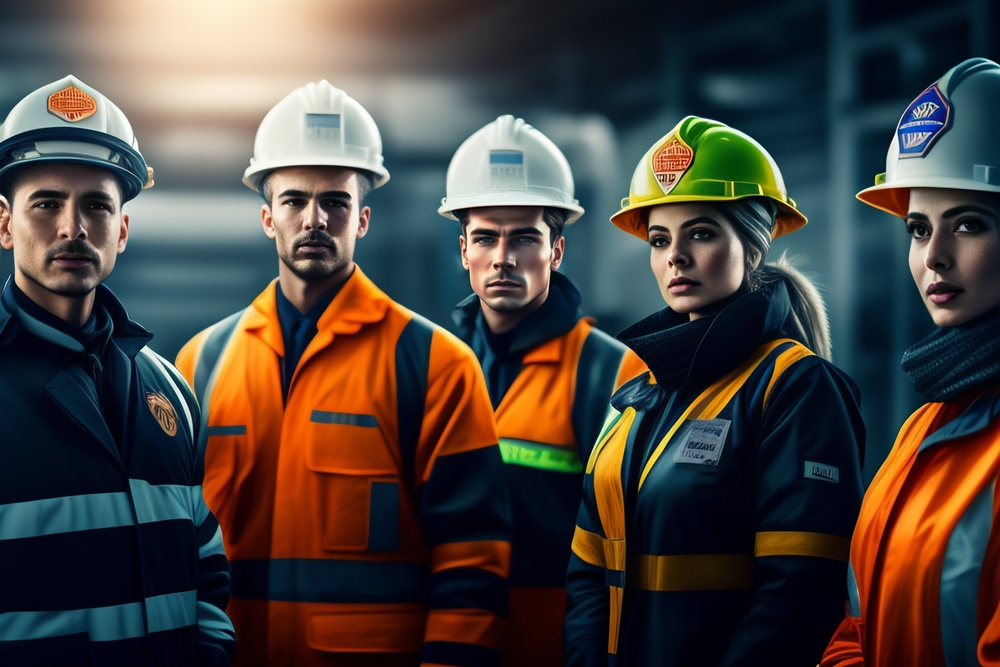
#> input picture public/wallpaper-desktop.jpeg, 1000 x 667 px, shrunk from 3072 x 2048 before the run, given in place of the camera
$ python detect_capture.py
#> lines starting #> are read from the running program, lines starting #| are printed output that depends on the picture; after the words box and inside, x2 and y2 are one past the last pixel; in counts of white or black regions, pixels touching at a corner belong together
import cv2
import numpy as np
import time
import os

# เริ่มการจับภาพจากกล้อง
cap = cv2.VideoCapture(0)

if not cap.isOpened():
    print("Error: Could not open webcam.")
    exit()

# ตัวแปรสำหรับเก็บจำนวนการตรวจพบหน้ากาก
mask_count = 0

# ตัวแปรเพื่อติดตามสถานะการตรวจพบหน้ากากในเฟรมก่อนหน้า
mask_detected_in_previous_frame = False

# ตัวแปรสำหรับเก็บสถานะการใส่หน้ากาก
mask_status = "No Mask Detected"

# กำหนดเวลาสำหรับการบันทึกภาพ
last_capture_time = time.time()

# กำหนด gap time ก่อนจะบันทึกภาพอีกครั้ง (วินาที)
gap_time = 15

# ตรวจสอบและสร้างไดเร็กทอรีสำหรับเก็บรูปภาพ
output_dir = "public/captured_images"
if not os.path.exists(output_dir):
    os.makedirs(output_dir)

while True:
    # อ่านเฟรมจากกล้อง
    ret, frame = cap.read()
#> frame is the input picture: shape (667, 1000, 3); mean B, G, R 62.6, 67.7, 73.8

    if not ret:
        print("Error: Failed to capture image")
        break

    # กำหนดขนาดของเฟรม
    height, width, _ = frame.shape
#> height = 667; width = 1000

    # กำหนดขนาดของช่องการค้นหาที่อยู่กึ่งกลางเฟรม
    box_size = 200
    center_x, center_y = width // 2, height // 2
#> center_x = 500; center_y = 333
    top_left_x = center_x - box_size // 2
#> top_left_x = 400
    top_left_y = center_y - box_size // 2
#> top_left_y = 233
    bottom_right_x = center_x + box_size // 2
#> bottom_right_x = 600
    bottom_right_y = center_y + box_size // 2
#> bottom_right_y = 433

    # ตัดเฉพาะพื้นที่กึ่งกลางสำหรับการตรวจจับหน้ากาก
    roi = frame[top_left_y:bottom_right_y, top_left_x:bottom_right_x]
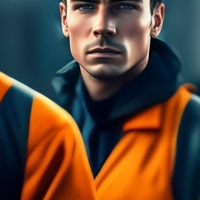
#> roi: shape (200, 200, 3); mean B, G, R 53.6, 69.9, 93.9

    # แปลงภาพเป็นโทนสี HSV
    hsv = cv2.cvtColor(roi, cv2.COLOR_BGR2HSV)
#> hsv: shape (200, 200, 3); mean H, S, V 64.2, 185, 116.2

    # กำหนดช่วงสีของหน้ากาก (สีเขียวในกรณีนี้)
    lower_green = np.array([40, 50, 50])
    upper_green = np.array([80, 255, 255])

    # สร้าง mask ที่ระบุพื้นที่ที่ตรงกับสีที่กำหนด
    mask = cv2.inRange(hsv, lower_green, upper_green)
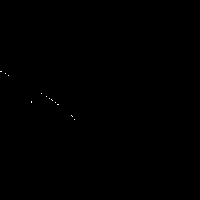
#> mask: shape (200, 200); 0.04% white in thin lines or dots, all inside (x1, y1, x2, y2) = (0, 71, 75, 120)

    # หาพื้นที่ที่เป็นหน้ากากในภาพ
    contours, _ = cv2.findContours(mask, cv2.RETR_TREE, cv2.CHAIN_APPROX_SIMPLE)
#> contours = 12 contours, all with area under 20

    mask_detected = False  # ตั้งค่าว่าหน้ากากยังไม่ถูกตรวจพบในเฟรมนี้

    for contour in contours:
        area = cv2.contourArea(contour)
        if area > 500:  # ตรวจสอบว่าพื้นที่ใหญ่พอสมควรที่จะเป็นหน้ากาก
            x, y, w, h = cv2.boundingRect(contour)
            cv2.rectangle(roi, (x, y), (x + w, y + h), (0, 255, 0), 2)
            cv2.putText(roi, "Mask Detected", (x, y - 10), cv2.FONT_HERSHEY_SIMPLEX, 0.45, (0, 255, 0), 2)

            mask_detected = True  # ตรวจพบหน้ากากในเฟรมนี้
#> this loop made 12 passes
#> contour on passes 1 to 12: [[74, 119]], [[71, 115], [72, 116]], [[57, 104], [58, 104]], [[55, 102]], [[31, 101], [31, 102]], [[51, 99], [52, 100]], [[49, 98]], [[46, 96]], [[41, 93]], [[8, 75]], [[5, 73]], [[0, 71], [1, 71]]

    # ถ้าตรวจพบหน้ากากในเฟรมนี้แต่ไม่ใช่ในเฟรมก่อนหน้า ให้เพิ่มตัวนับ
    if mask_detected and not mask_detected_in_previous_frame:
        mask_count += 1
        mask_status = "OK"
    elif mask_detected:
        mask_status = "OK"
    else:
        mask_status = "No Mask Detected"

    # ตรวจสอบเวลาและบันทึกรูปภาพทุกๆ 15 วินาที
    current_time = time.time()
    if current_time - last_capture_time >= gap_time:
        # เพิ่มข้อความลงในเฟรมก่อนบันทึกรูปภาพ
        timestamp = time.strftime("%Y-%m-%d %H:%M:%S")
        cv2.putText(frame, f"Mask Count: {mask_count}", (10, 30), cv2.FONT_HERSHEY_SIMPLEX, 1, (255, 255, 255), 2)
        cv2.putText(frame, f"Status: {mask_status}", (10, 90), cv2.FONT_HERSHEY_SIMPLEX, 1, (255, 255, 255), 2)
        cv2.putText(frame, timestamp, (10, height - 10), cv2.FONT_HERSHEY_SIMPLEX, 0.7, (255, 255, 255), 2)

        # บันทึกภาพ
        image_filename = os.path.join(output_dir, f"capture_{int(current_time)}.jpg")
        cv2.imwrite(image_filename, frame)
        print(f"Captured image: {image_filename}")
        last_capture_time = current_time

    # อัพเดทสถานะการตรวจพบหน้ากากสำหรับเฟรมถัดไป
    mask_detected_in_previous_frame = mask_detected

    # แสดงกรอบกึ่งกลางในเฟรมทั้งหมด และเปลี่ยนสีตามการตรวจจับหน้ากาก
    cv2.rectangle(frame, (top_left_x, top_left_y), (bottom_right_x, bottom_right_y), (0, 255, 0) if mask_detected else (255, 0, 0), 2)

    # แสดงจำนวนการนับหน้ากากที่ตรวจพบและสถานะปัจจุบัน
    cv2.putText(frame, f"Mask Count: {mask_count}", (10, 30), cv2.FONT_HERSHEY_SIMPLEX, 1, (255, 255, 255), 2)
    cv2.putText(frame, f"Status: {mask_status}", (10, 90), cv2.FONT_HERSHEY_SIMPLEX, 1, (255, 255, 255), 2)
    # cv2.putText(frame, f"Captured image: {image_filename}", (10, 120), cv2.FONT_HERSHEY_SIMPLEX, 0.7, (255, 255, 255), 2)

    # เพิ่ม timestamp ลงในเฟรม
    timestamp = time.strftime("%Y-%m-%d %H:%M:%S")
    cv2.putText(frame, timestamp, (10, height - 10), cv2.FONT_HERSHEY_SIMPLEX, 0.7, (255, 255, 255), 2)
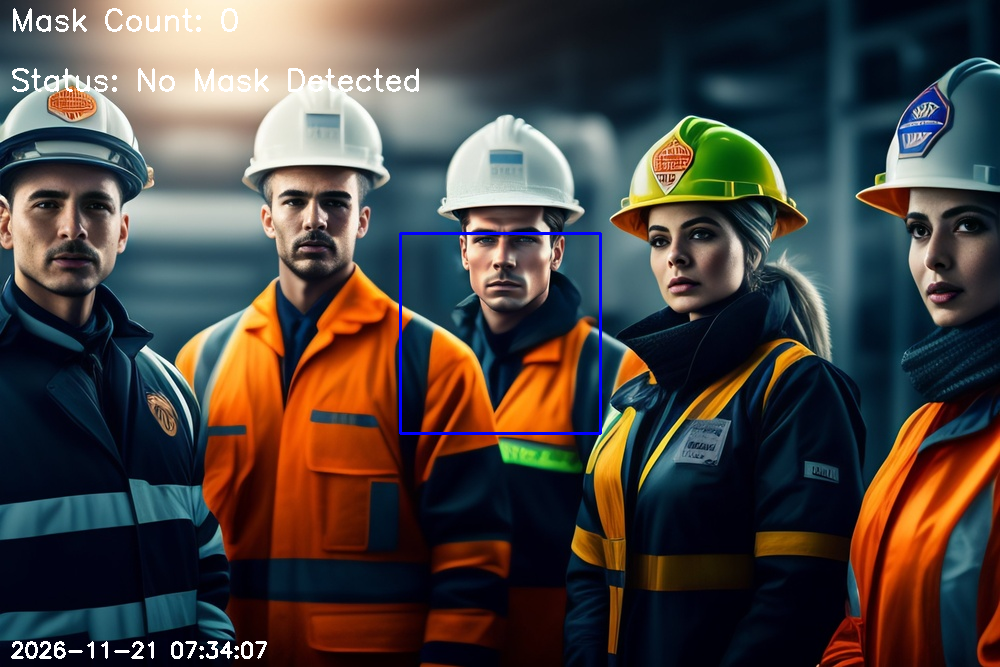
#> frame: shape (667, 1000, 3); mean B, G, R 64.5, 68.5, 74.6

    # แสดงภาพผลลัพธ์
    cv2.imshow('Webcam - Press "q" to quit', frame)

    # ออกจากลูปเมื่อกด q
    if cv2.waitKey(1) & 0xFF == ord('q'):
#> (key q is pressed here)
        break

# ปิดการจับภาพและหน้าต่างทั้งหมด
cap.release()
cv2.destroyAllWindows()
